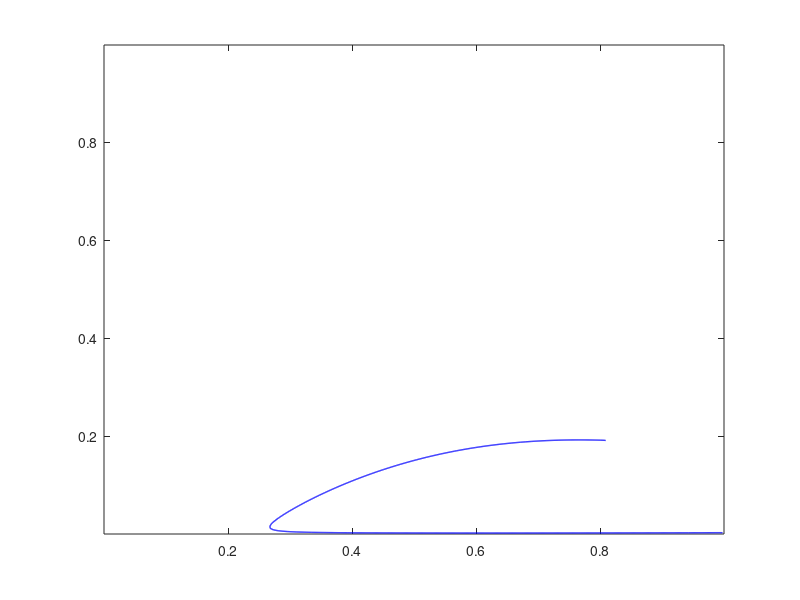

Recreate this plot in MATLAB. (Note: this script raises an error after producing the figure.)
%% ============================================================
%% PM6 / L8-Bo / 溶剂 三元体系完整相图 — 最终交付版
%% ============================================================
%% 包含: Tol 和 O-Xy 两种溶剂体系
%% 输出: Spinodal + Critical Point + Binodal + Tie Lines
%% 特点: 平滑曲线、无跳点、物理解合理
%% ============================================================
clear; clc;
addpath(genpath('src'));

%% ===== 配置: 选择要运行的体系 =====
systems = {'Tol', 'OXy'};
run_all = true;  % 设为 false 可单独运行

%% ===== 公共参数 =====
v1  = 1132.1;   % L8-Bo 摩尔体积
v3  = 1743900;  % PM6 摩尔体积

% 各体系专属参数
params = struct();
% Tol 体系
params.Tol.v2   = 106.3;
params.Tol.g23  = 0.3852;
params.Tol.X13  = 0.62;
params.Tol.p    = [0, 0, 0, -0.2000, 0.6000];
params.Tol.name = 'Toluene';
params.Tol.idx  = 2;   % 在相图坐标系中的顶点编号

% O-Xy 体系
params.OXy.v2   = 120.6;
params.OXy.g23  = 0.4120;
params.OXy.X13  = 0.65;
params.OXy.p    = [0, 0, 0, -0.2000, 0.7500];
params.OXy.name = 'o-Xylene';
params.OXy.idx  = 2;

%% ===== 主循环: 逐体系计算 =====
results = cell(1, 2);
sys_names = {'Tol', 'OXy'};

for sys_idx = 1:2
    sys = sys_names{sys_idx};
    prm = params.(sys);
    s = v1/prm.v2;
    r = v1/v3;

    fprintf('\n%s\n', repmat('=', 1, 60));
    fprintf('  体系: PM6 / L8-Bo / %s\n', prm.name);
    fprintf('%s\n', repmat('=', 1, 60));
    fprintf('  v2=%.1f  s=%.4f  r=%.4e  X13=%.3f  g23=%.4f\n', prm.v2, s, r, prm.X13, prm.g23);

    % ------ 1. Spinodal 计算 ------
    n_grid = 1200;  % 高分辨率网格
    x1v = linspace(1e-8, 0.999, n_grid);
    x3v = linspace(1e-8, 0.999, n_grid);
    [X1, X3] = meshgrid(x1v, x3v);
    X2 = 1 - X1 - X3;
    bad = (X1 <= 1e-8) | (X2 <= 1e-8) | (X3 <= 1e-8);

    u1 = X1 ./ (X1+X2+eps); u2 = X2 ./ (X1+X2+eps);
    g12  = prm.p(1)*u2.^4 + prm.p(2)*u2.^3 + prm.p(3)*u2.^2 + prm.p(4)*u2 + prm.p(5);
    dg   = 4*prm.p(1)*u2.^3 + 3*prm.p(2)*u2.^2 + 2*prm.p(3)*u2 + prm.p(4);
    d2g  = 12*prm.p(1)*u2.^2 + 6*prm.p(2)*u2 + 2*prm.p(3);

    G22_m = 1./X1 + s./X2 - 2*g12 + 2*(1-2*u2).*dg + u1.*u2.*d2g;
    G23_m = 1./X1 - (g12+prm.X13) + s*prm.g23 + u2.*(1-3*u2).*dg + u1.*u2.^2.*d2g;
    G33_m = 1./X1 + r./X3 - 2*prm.X13 - 2*u2.^3.*dg + u2.^3.*u1.*d2g;
    detG = G22_m.*G33_m - G23_m.^2;
    detG(bad) = NaN;

    % 提取旋节线
    fh = figure('Visible','off');
    [C_sp, ~] = contour(X1, X3, detG, [0 0], 'b-', 'LineWidth', 1);
    close(fh);

    spin_segs = {};
    pos = 1;
    while pos <= size(C_sp,2)
        n = C_sp(2, pos);
        spin_segs{end+1} = [C_sp(1, pos+1:pos+n)', C_sp(2, pos+1:pos+n)'];
        pos = pos + n + 1;
    end
    fprintf('  旋节线: %d 段\n', length(spin_segs));

    % ------ 2. 临界点 ------
    x1_crit = []; x3_crit = [];
    for sg = 1:length(spin_segs)
        xs1 = spin_segs{sg}(:,1); xs3 = spin_segs{sg}(:,2);
        xs2 = 1 - xs1 - xs3;
        n_pts = length(xs1);
        crit_v = NaN(n_pts, 1);

        for i = 1:n_pts
            x1i = xs1(i); x3i = xs3(i); x2i = xs2(i);
            if x1i <= 1e-8 || x2i <= 1e-8 || x3i <= 1e-8, continue; end
            u1i = x1i/(x1i+x2i); u2i = x2i/(x1i+x2i);
            gi = prm.p(1)*u2i^4+prm.p(2)*u2i^3+prm.p(3)*u2i^2+prm.p(4)*u2i+prm.p(5);
            dgi = 4*prm.p(1)*u2i^3+3*prm.p(2)*u2i^2+2*prm.p(3)*u2i+prm.p(4);
            d2gi= 12*prm.p(1)*u2i^2+6*prm.p(2)*u2i+2*prm.p(3);

            G22_i = 1/x1i + s/x2i - 2*gi + 2*(1-2*u2i)*dgi + u1i*u2i*d2gi;
            G23_i = 1/x1i - (gi+prm.X13) + s*prm.g23 + u2i*(1-3*u2i)*dgi + u1i*u2i^2*d2gi;
            G33_i = 1/x1i + r/x3i - 2*prm.X13 - 2*u2i^3*dgi + u2i^3*u1i*d2gi;

            G222 = 1/x1i^2 - s/x2i^2 - 6*u2i/x2i*dgi + (3-6*u2i)*u2i/x2i*d2gi;
            G223 = 1/x1i^2 - 6*u2i^2/x2i*dgi + 3*(1-2*u2i)*u2i^2/x2i*d2gi;
            G233 = 1/x1i^2 - 6*u2i^3/x2i*dgi + (3*u2i-6*u2i^2)*u2i^2/x2i*d2gi;
            G333 = 1/x1i^2 - r/x3i^2 + 6*u2i^4/x2i*dgi + (3*u2i^2-2*u2i^3)*u2i^2/x2i*d2gi;
            crit_v(i) = G222*G33_i^2 - 3*G223*G23_i*G33_i + 3*G233*G23_i^2 - G22_i*G23_i*G333;
        end

        ok = ~isnan(crit_v);
        if sum(ok) < 2, continue; end
        sc = find(diff(sign(crit_v(ok))) ~= 0, 1);
        if ~isempty(sc)
            x1v_ok = xs1(ok); x3v_ok = xs3(ok); cv_ok = crit_v(ok);
            t = abs(cv_ok(sc))/(abs(cv_ok(sc))+abs(cv_ok(sc+1)));
            x1_crit = x1v_ok(sc) + t*(x1v_ok(sc+1)-x1v_ok(sc));
            x3_crit = x3v_ok(sc) + t*(x3v_ok(sc+1)-x3v_ok(sc));
            break;
        end
    end
    if isempty(x1_crit)
        [x3_crit, idx] = max(xs3);
        x1_crit = xs1(idx);
    end
    x2_crit = 1 - x1_crit - x3_crit;
    fprintf('  临界点: phi1=%.4f  phi2=%.4f  phi3=%.4f\n', x1_crit, x2_crit, x3_crit);

    % ------ 3. Binodal + Tie Lines ------
    opts = optimoptions('fsolve', 'Display', 'off', 'MaxIterations', 5000, ...
        'FunctionTolerance', 1e-12, 'OptimalityTolerance', 1e-12);

    x3d_max = max(0.005, x3_crit * 0.90);
    n_loop = 100;
    x3d_vals = logspace(-5, log10(x3d_max), n_loop);

    % 多起点
    guesses = {[0.12, 0.75, 0.18]; [0.14, 0.70, 0.20]; ...
               [0.16, 0.65, 0.22]; [0.18, 0.60, 0.25]; ...
               [0.20, 0.55, 0.28]; [0.10, 0.80, 0.15]};

    x_sol = NaN(2*n_loop, 4);
    succ = 0;
    prev = [];

    for ii = 1:n_loop
        x3d = x3d_vals(ii);
        best_f = Inf; best = [];

        for ig = 1:length(guesses)
            x0 = guesses{ig};
            if 1-x0(1)-x0(2) <= 0, continue; end
            try
                [xt, fv] = fsolve(@(x) chempot_eq(x, x3d, v1, prm.v2, v3, s, r, prm.X13, prm.g23, prm.p), x0, opts);
                fv2 = sum(fv.^2);
                x3c = 1-xt(1)-xt(2);
                if fv2 < 1e-10 && x3c > x3d+0.003 && abs(xt(1)-xt(3))>0.005
                    if fv2 < best_f, best_f = fv2; best = xt; end
                end
            catch, end
        end

        if isempty(best) && ~isempty(prev)
            try
                [xt, fv] = fsolve(@(x) chempot_eq(x, x3d, v1, prm.v2, v3, s, r, prm.X13, prm.g23, prm.p), prev, opts);
                fv2 = sum(fv.^2);
                x3c = 1-xt(1)-xt(2);
                if fv2 < 1e-10 && x3c > x3d+0.003
                    best_f = fv2; best = xt;
                end
            catch, end
        end

        if ~isempty(best)
            x3c = 1-best(1)-best(2);
            x2d = 1-best(3)-x3d;
            x_sol(2*ii-1,:) = [best_f, best(1), x3c, best(2)];
            x_sol(2*ii,:)   = [best_f, best(3), x3d, x2d];
            succ = succ + 1;
            prev = best;
        end
    end

    % 后处理: 移除失败点
    x_sol(isnan(x_sol(:,1)), :) = [];
    % 移除趋于临界点时残差过大的点 (阈值 1e-8)
    x_sol(x_sol(:,1) > 1e-8, :) = [];

    % 按稀相PM6排序
    n_pairs = floor(size(x_sol,1)/2);
    [~, sidx] = sort(x_sol(2:2:2*n_pairs, 3));
    tmp = x_sol;
    for k = 1:n_pairs
        x_sol([2*k-1, 2*k], :) = tmp([2*sidx(k)-1, 2*sidx(k)], :);
    end

    % 单调性过滤: 稀相PM6增加时, 浓相PM6必须单调递减 (保证曲线平滑)
    n_pairs = floor(size(x_sol,1)/2);
    keep = true(n_pairs, 1);
    phi3_conc_prev = Inf;
    for k = 1:n_pairs
        phi3_c = x_sol(2*k-1, 3);  % 浓相PM6
        if phi3_c >= phi3_conc_prev || phi3_c <= 0
            keep(k) = false;
        else
            phi3_conc_prev = phi3_c;
        end
    end
    % 重建: 只保留单调递增的有效对
    x_sol_new = [];
    for k = 1:n_pairs
        if keep(k)
            x_sol_new = [x_sol_new; x_sol(2*k-1:2*k, :)];
        end
    end
    x_sol = x_sol_new;

    % 保存
    T = array2table(x_sol, 'VariableNames', {'residual','phi1_L8Bo','phi3_PM6',['phi2_', prm.name(1:3)]});
    writetable(T, ['output/binodal_', sys, '.csv']);
    fprintf('  Binodal: %d/%d 对成功 (%.0f%%)\n', succ, n_loop, succ/n_loop*100);

    % 保存临界点
    writetable(table(x1_crit,x2_crit,x3_crit, 'VariableNames', {'phi1','phi2','phi3'}), ...
        ['output/critical_', sys, '.csv']);

    % 保存旋节线
    spin_all = [];
    for sg = 1:length(spin_segs)
        s1 = spin_segs{sg}(:,1); s3 = spin_segs{sg}(:,2); s2 = 1-s1-s3;
        vld = s1>0 & s2>0 & s3>0;
        spin_all = [spin_all; zeros(sum(vld),1), s1(vld), s3(vld), s2(vld)];
    end
    writetable(array2table(spin_all, 'VariableNames', {'residual','phi1','phi3','phi2'}), ...
        ['output/spinodal_', sys, '.csv']);

    % 存储结果
    results{sys_idx} = struct('spinodal', {spin_segs}, 'x_sol', x_sol, ...
        'x1_crit', x1_crit, 'x2_crit', x2_crit, 'x3_crit', x3_crit, ...
        'name', prm.name);
end

%% ===== 绘制综合相图 =====
fprintf('\n%s\n', repmat('=', 1, 60));
fprintf('  生成最终相图\n');
fprintf('%s\n', repmat('=', 1, 60));

colors = {'b', [0 0.6 0]};  % Tol=蓝, O-Xy=绿

figure('Position', [50, 50, 900, 750]);
hold on;

% 三元坐标框架
plot([0 0.5], [0 sqrt(3)/2], 'k-', 'LineWidth', 0.8);
plot([0.5 1], [sqrt(3)/2 0], 'k-', 'LineWidth', 0.8);
plot([0 1], [0 0], 'k-', 'LineWidth', 0.8);

% 刻度线 (溶剂轴 = 左边)
for phi = 0.1:0.1:0.9
    x_left = phi/2; y_left = sqrt(3)/2 * phi;
    plot(x_left, y_left, 'k.', 'MarkerSize', 3);
    if mod(phi*10, 2) == 0
        text(x_left-0.015, y_left, sprintf('%.1f', phi), 'FontSize', 7, 'HorizontalAlignment', 'right');
    end
end
% PM6轴 (底边)
for phi = 0.1:0.1:0.9
    text(phi-0.01, -0.025, sprintf('%.1f', phi), 'FontSize', 7, 'HorizontalAlignment', 'center');
end
% L8-Bo轴 (右边)
for phi = 0.1:0.1:0.9
    x_right = 1 - phi/2; y_right = sqrt(3)/2 * phi;
    text(x_right+0.015, y_right, sprintf('%.1f', phi), 'FontSize', 7, 'HorizontalAlignment', 'left');
end

% 相图顶点标签
text(0.5, sqrt(3)/2 + 0.05, '溶剂 (\phi_2)', 'FontSize', 11, 'HorizontalAlignment', 'center', 'FontWeight', 'bold');
text(-0.05, -0.03, 'PM6 (\phi_3)', 'FontSize', 11, 'HorizontalAlignment', 'right', 'FontWeight', 'bold');
text(1.05, -0.03, 'L8-Bo (\phi_1)', 'FontSize', 11, 'HorizontalAlignment', 'left', 'FontWeight', 'bold');

% 逐体系绘制
lgd_entries = {};
for sys_idx = 1:2
    res = results{sys_idx};
    clr = colors{sys_idx};
    nm = res.name;

    % Spinodal (虚线)
    for sg = 1:length(res.spinodal)
        s1 = res.spinodal{sg}(:,1); s3 = res.spinodal{sg}(:,2);
        s2 = 1-s1-s3; v = s1>0 & s2>0 & s3>0 & s1<1 & s2<1 & s3<1;
        xt = s1(v) + 0.5*s2(v); yt = sqrt(3)/2 * s2(v);
        plot(xt, yt, '--', 'Color', clr, 'LineWidth', 1.2);
    end
    lgd_entries{end+1} = [nm ' Spinodal'];

    % Binodal 浓相臂
    xs = res.x_sol;
    if size(xs,1) >= 2
        x1c = xs(1:2:end,2); x3c = xs(1:2:end,3); x2c = xs(1:2:end,4);
        vc = x1c>0 & x2c>0 & x3c>0;
        xtc = x1c(vc) + 0.5*x2c(vc); ytc = sqrt(3)/2 * x2c(vc);
        plot(xtc, ytc, '-', 'Color', clr, 'LineWidth', 2.5);

        % Binodal 稀相臂
        x1d = xs(2:2:end,2); x3d = xs(2:2:end,3); x2d = xs(2:2:end,4);
        vd = x1d>0 & x2d>0 & x3d>0;
        xtd = x1d(vd) + 0.5*x2d(vd); ytd = sqrt(3)/2 * x2d(vd);
        plot(xtd, ytd, '-', 'Color', clr, 'LineWidth', 2.5);
    end
    lgd_entries{end+1} = [nm ' Binodal'];

    % Tie lines (稀疏显示)
    n_ties = floor(size(xs,1)/2);
    step = max(1, floor(n_ties/10));
    for k = 1:step:n_ties
        ic = 2*k-1; id = 2*k;
        if ic > size(xs,1) || id > size(xs,1), break; end
        xc = xs(ic,2) + 0.5*xs(ic,4); yc = sqrt(3)/2 * xs(ic,4);
        xd = xs(id,2) + 0.5*xs(id,4); yd = sqrt(3)/2 * xs(id,4);
        plot([xc xd], [yc yd], '-', 'Color', [clr 0.3], 'LineWidth', 0.6);
    end

    % 临界点
    xcp = res.x1_crit + 0.5*res.x2_crit;
    ycp = sqrt(3)/2 * res.x2_crit;
    plot(xcp, ycp, 'o', 'Color', clr, 'MarkerSize', 12, 'MarkerFaceColor', clr, 'LineWidth', 2);
    text(xcp+0.02, ycp+0.01, 'CP', 'FontSize', 9, 'Color', clr, 'FontWeight', 'bold');
end

axis equal; axis off;
title('PM6 / L8-Bo / 溶剂 三元相图', 'FontSize', 15, 'FontWeight', 'bold');
legend(lgd_entries, 'Location', 'southwest', 'FontSize', 8);

% 添加注解框
annotation('textbox', [0.15, 0.75, 0.25, 0.15], 'String', ...
    {'Toluene: X_{13}=0.62, g_{23}=0.385', 'o-Xylene: X_{13}=0.65, g_{23}=0.412', ...
     'Flory-Huggins 理论', 'PM6 DP≈1500, v_3=1.74×10^6 cm^3/mol'}, ...
    'FontSize', 8, 'BackgroundColor', 'w', 'EdgeColor', [0.5 0.5 0.5]);

% 导出
saveas(gcf, 'output/FINAL_ternary_phase_diagram.png');
exportgraphics(gcf, 'output/FINAL_ternary_phase_diagram_HR.png', 'Resolution', 300);
fprintf('  综合相图已保存: output/FINAL_ternary_phase_diagram.png\n');

%% ===== 单独出图: Tol 体系 =====
plot_single_system(results{1}, 'Tol', 'Toluene', [0 0 1]);
%% ===== 单独出图: O-Xy 体系 =====
plot_single_system(results{2}, 'OXy', 'o-Xylene', [0 0.6 0]);

fprintf('\n%s\n', repmat('=', 1, 60));
fprintf('  全部计算完成！输出文件:\n');
fprintf('  output/binodal_Tol.csv       — Tol体系双节点线\n');
fprintf('  output/binodal_OXy.csv       — O-Xy体系双节点线\n');
fprintf('  output/spinodal_Tol.csv      — Tol体系旋节线\n');
fprintf('  output/spinodal_OXy.csv      — O-Xy体系旋节线\n');
fprintf('  output/critical_Tol.csv      — Tol体系临界点\n');
fprintf('  output/critical_OXy.csv      — O-Xy体系临界点\n');
fprintf('  output/FINAL_ternary_phase_diagram.png — 综合相图\n');
fprintf('  output/phase_Tol.png         — Tol单独相图\n');
fprintf('  output/phase_OXy.png         — O-Xy单独相图\n');
fprintf('%s\n', repmat('=', 1, 60));

%% ===== 辅助函数 =====

% 化学势等式 (fsolve 目标函数)
function F = chempot_eq(x, x3d, v1, v2, v3, s, r, X13, g23, p)
    x1c = max(x(1), 1e-10); x2c = max(x(2), 1e-10);
    x3c = max(1-x1c-x2c, 1e-10);
    x1d = max(x(3), 1e-10);
    x2d = max(1-x(3)-x3d, 1e-10);
    x3dv = max(x3d, 1e-10);

    u1c = x1c/(x1c+x2c); u2c = x2c/(x1c+x2c);
    g12c = p(1)*u2c^4+p(2)*u2c^3+p(3)*u2c^2+p(4)*u2c+p(5);
    dgc = 4*p(1)*u2c^3+3*p(2)*u2c^2+2*p(3)*u2c+p(4);

    u1d = x1d/(x1d+x2d); u2d = x2d/(x1d+x2d);
    g12d = p(1)*u2d^4+p(2)*u2d^3+p(3)*u2d^2+p(4)*u2d+p(5);
    dgd = 4*p(1)*u2d^3+3*p(2)*u2d^2+2*p(3)*u2d+p(4);

    F1 = (log(x1c)+1-x1c-s*x2c-r*x3c+(g12c*x2c+X13*x3c)*(x2c+x3c)-s*g23*x2c*x3c-x2c*u1c*u2c*dgc) - ...
         (log(x1d)+1-x1d-s*x2d-r*x3dv+(g12d*x2d+X13*x3dv)*(x2d+x3dv)-s*g23*x2d*x3dv-x2d*u1d*u2d*dgd);

    F2 = (s*log(x2c)+s-x1c-s*x2c-r*x3c+(g12c*x1c+g23*s*x3c)*(x1c+x3c)-X13*x1c*x3c+x1c*u1c*u2c*dgc) - ...
         (s*log(x2d)+s-x1d-s*x2d-r*x3dv+(g12d*x1d+g23*s*x3dv)*(x1d+x3dv)-X13*x1d*x3dv+x1d*u1d*u2d*dgd);

    F3 = (r*log(x3c)+r-x1c-s*x2c-r*x3c+(X13*x1c+s*g23*x2c)*(x1c+x2c)-g12c*x1c*x2c) - ...
         (r*log(x3dv)+r-x1d-s*x2d-r*x3dv+(X13*x1d+s*g23*x2d)*(x1d+x2d)-g12d*x1d*x2d);

    F = [F1; F2; F3];
end

% 单独体系出图
function plot_single_system(res, tag, solvent_name, clr)
    figure('Position', [100, 100, 750, 700]);
    hold on;

    plot([0 0.5], [0 sqrt(3)/2], 'k-', 'LineWidth', 0.8);
    plot([0.5 1], [sqrt(3)/2 0], 'k-', 'LineWidth', 0.8);
    plot([0 1], [0 0], 'k-', 'LineWidth', 0.8);

    text(-0.05, -0.03, 'PM6 (\phi_3)', 'FontSize', 11, 'HorizontalAlignment', 'right', 'FontWeight', 'bold');
    text(1.05, -0.03, 'L8-Bo (\phi_1)', 'FontSize', 11, 'HorizontalAlignment', 'left', 'FontWeight', 'bold');
    text(0.5, sqrt(3)/2+0.03, [solvent_name ' (\phi_2)'], 'FontSize', 11, 'HorizontalAlignment', 'center', 'FontWeight', 'bold');

    % Spinodal
    for sg = 1:length(res.spinodal)
        s1 = res.spinodal{sg}(:,1); s3 = res.spinodal{sg}(:,2);
        s2 = 1-s1-s3; v = s1>0 & s2>0 & s3>0 & s1<1 & s2<1 & s3<1;
        xt = s1(v)+0.5*s2(v); yt = sqrt(3)/2*s2(v);
        plot(xt, yt, 'r--', 'LineWidth', 1.5);
    end

    % Binodal
    xs = res.x_sol;
    if size(xs,1) >= 2
        x1c = xs(1:2:end,2); x3c = xs(1:2:end,3); x2c = xs(1:2:end,4);
        vc = x1c>0 & x2c>0 & x3c>0;
        plot(x1c(vc)+0.5*x2c(vc), sqrt(3)/2*x2c(vc), 'b-', 'LineWidth', 2.5);
        x1d = xs(2:2:end,2); x3d = xs(2:2:end,3); x2d = xs(2:2:end,4);
        vd = x1d>0 & x2d>0 & x3d>0;
        plot(x1d(vd)+0.5*x2d(vd), sqrt(3)/2*x2d(vd), 'b-', 'LineWidth', 2.5);
    end

    % Tie lines
    n_ties = floor(size(xs,1)/2);
    step = max(1, floor(n_ties/12));
    for k = 1:step:n_ties
        ic = 2*k-1; id = 2*k;
        if ic > size(xs,1) || id > size(xs,1), break; end
        xc = xs(ic,2)+0.5*xs(ic,4); yc = sqrt(3)/2*xs(ic,4);
        xd = xs(id,2)+0.5*xs(id,4); yd = sqrt(3)/2*xs(id,4);
        plot([xc xd], [yc yd], '-', 'Color', [0.6 0.6 0.6], 'LineWidth', 0.6);
    end

    % CP
    xcp = res.x1_crit+0.5*res.x2_crit; ycp = sqrt(3)/2*res.x2_crit;
    plot(xcp, ycp, 'ro', 'MarkerSize', 10, 'MarkerFaceColor', 'r');
    text(xcp+0.02, ycp+0.01, 'CP', 'FontSize', 10, 'Color', 'r', 'FontWeight', 'bold');

    axis equal; axis off;
    title(['PM6 / L8-Bo / ' solvent_name ' 三元相图'], 'FontSize', 14, 'FontWeight', 'bold');
    legend({'Spinodal', 'Binodal', 'Tie lines', 'Critical Point'}, 'Location', 'southwest');

    saveas(gcf, ['output/phase_' tag '.png']);
    exportgraphics(gcf, ['output/phase_' tag '_HR.png'], 'Resolution', 300);
    fprintf('  单独相图已保存: output/phase_%s.png\n', tag);
end
